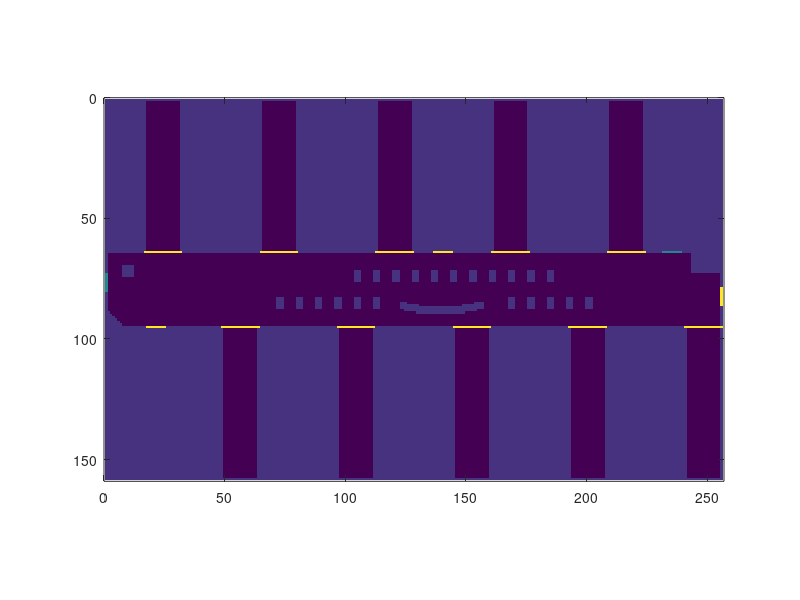

Reproduce this figure in MATLAB. (Note: this script raises an error after producing the figure.)
clear; clc;

% Flagfield definitions (multiple boundaries)
FLUID           = 0;
NO_SLIP         = 1;
FREE_SLIP       = 2;
OUTFLOW         = 3;

MOVING_WALL     = 10;

INFLOW          = 30;
INFLOW_1        = 31;
INFLOW_2        = 32;
INFLOW_3        = 33;
INFLOW_4        = 34;
INFLOW_5        = 35;

PRESSURE_IN     = 50;
PRESSURE_IN_1   = 51;
PRESSURE_IN_2   = 52;
PRESSURE_IN_3   = 53;
PRESSURE_IN_4   = 54;
PRESSURE_IN_5   = 55;

PARALLEL_BOUNDARY = 7;

%%%%%%%%%%%%%%%%%%%%%%%%%%%%%%%%%%%%%%%%%%%%%%%%%
% Set these:
x = 8;                          % size parameter
max_flag = 55;                  % maximum number that appears in flags
tables = true;                  % show tables
control_room = true;            % show the control room
library = true;                 % show the library
slides = true;                  % show the slides
HS1 = true;                     % show the Horsaal 1 cut

NORTH_DOOR      = INFLOW_1;     % main entrance
EAST_DOOR       = OUTFLOW;      % to LRZ
CANTINE_DOOR    = INFLOW_2;     % next to the cantine
SOUTH_DOOR      = OUTFLOW;      % next to the library, to LRZ
WEST_DOOR       = INFLOW_3;     % back entrance
%%%%%%%%%%%%%%%%%%%%%%%%%%%%%%%%%%%%%%%%%%%%%%%%%

% Dimensions for the hall and the wings
% l=length (x), w=width (y), h=height (z), d=distance
hall_l = 32*x;
hall_w = 4*x;
hall_h = 1;  

wing_l = 2*x;
wing_w = 8*x;
wing_h = 1;
wing_d = 4*x;

% Canvas size
Nx = hall_l;
Ny = wing_w - 1 + hall_w - 1 + wing_w;
Nz = hall_h;

% Initialize the canvas (MI building)
MI = NO_SLIP * ones(Nx, Ny, Nz);

% Construct the main hall
Hall = NO_SLIP * ones(hall_l, hall_w, hall_h);
Hall(2:hall_l-1, 2:hall_w-1, :) = FLUID;

% Add the doors
% North door (main entrance)
x_pos = 1 + 2*x + 1; % East boundary + 2*x + start
y_pos = 1;
door_size = x;
Hall(x_pos:x_pos+door_size-1, y_pos, :) = NORTH_DOOR;

% East door (LRZ)
x_pos = 1;
y_pos = hall_w - 2*x; % hall width - 2*x
door_size = x;
Hall(x_pos, y_pos:y_pos+door_size-1, :) = EAST_DOOR;

% Cantine door
x_pos = 1 + wing_l + 2*(wing_l + wing_d) + wing_l + x;
y_pos = hall_w;
door_size = x;
Hall(x_pos:x_pos+door_size-1, y_pos, :) = CANTINE_DOOR;

% South door (side door, library)
x_pos = hall_l-3*x;
y_pos = hall_w;
door_size = x;
Hall(x_pos:x_pos+door_size-1, y_pos, :) = SOUTH_DOOR;

% West door (back entrance)
x_pos = hall_l;
y_pos = 1 + x + 1;
door_size = x;
Hall(x_pos, y_pos:y_pos+door_size-1, :) = WEST_DOOR;

% Add the tables (at least x=4 is required)
if (tables)
    table_l = x/4;
    table_w = x/2;
    table_d = x;
    
    % North-east set (Rechnerhalle)
    table_start_x = wing_l + wing_d + wing_l + x; 
    table_start_y = 1 + x;
    start_x = table_start_x;
    end_x = start_x + table_l;
    start_y = table_start_y;
    end_y = start_y + table_w;
    Hall(start_x:end_x, start_y:end_y, :) = NO_SLIP;

    for i=1:5
        start_x = start_x + table_d;
        end_x = end_x + table_d;
        Hall(start_x:end_x, start_y:end_y, :) = NO_SLIP;
    end

    % North-west set (Tree)
    start_x = start_x + wing_l + wing_d;
    end_x = start_x + table_l;

    for i=1:5
        start_x = start_x + table_d;
        end_x = end_x + table_d;
        Hall(start_x:end_x, start_y:end_y, :) = NO_SLIP;
    end

    % South set (Cantine)
    start_x = 2*(wing_l + wing_d) + x;
    end_x = start_x + table_l;
    start_y = hall_w -1 -x - table_w + 1;
    end_y = start_y + table_w;
    Hall(start_x:end_x, start_y:end_y, :) = NO_SLIP;

    for i=1:10
        start_x = start_x + table_d;
        end_x = end_x + table_d;
        Hall(start_x:end_x, start_y:end_y, :) = NO_SLIP;
    end
end

% Control room
if (control_room)
    control_room_size = x/2;
    start_x = x;
    end_x = start_x + control_room_size;
    start_y = 3*x-2;
    end_y = start_y + control_room_size;
    Hall(start_x:end_x, start_y:end_y, :) = NO_SLIP;
end

% Library
if (library)
   library_l = 3*x/2;
   library_w = x;
   end_x = hall_l;
   start_x = end_x-library_l;
   end_y = hall_w;
   start_y = end_y-library_w;
   Hall(start_x:end_x, start_y:end_y, :) = NO_SLIP;   
end

% Slides
if (slides)
   slides_l = 6*x/6;
   start_x = 2*x;
   end_x = start_x + x/6;
   for i=-1*start_x:end_x
       j = floor(0.01*i^2);
       pos_x = i+17*x+3;
       pos_y = j+table_start_y-2;
       Hall(pos_x:pos_x+1,pos_y:pos_y+2,:) = NO_SLIP;
   end

end

% Horsaal 1
if (HS1)
   for i=1:x
      for j=1:i
          Hall(x-i+1,j,:) = NO_SLIP;
      end
   end
end


% Put the main hall in place
MI(: , wing_w:wing_w+hall_w-1, : ) = Hall;

% Construct a north wing
WingN = NO_SLIP * ones(wing_l, wing_w, wing_h);
WingN(2:wing_l-1, 2:wing_w-1, :) = FLUID;
% WingN(2:wing_l-1, wing_w, :) = FLUID;
WingN(1:wing_l, wing_w, :) = PARALLEL_BOUNDARY;

% Put the north wings in place
xpos = wing_l + wing_d + 1; % one wing + distance + east boundary
ypos = 1;
MI(xpos:xpos+wing_l-1, ypos:ypos+wing_w-1, :) = WingN; 

for i=2:5
    xpos = xpos + wing_l + wing_d;
    MI(xpos:xpos+wing_l-1, ypos:ypos+wing_w-1, :) = WingN; 
end

% Construct a south wing
WingS = NO_SLIP * ones(wing_l, wing_w, wing_h);
WingS(2:wing_l-1, 2:wing_w-1, :) = FLUID;
% WingS(2:wing_l-1, 1, :) = FLUID; 
WingS(1:wing_l, 1, :) = PARALLEL_BOUNDARY; 

% Put the south wings in place
xpos = wing_l + 1; % one wing + east boundary
ypos = wing_w -1 + hall_w;
MI(xpos:xpos+wing_l-1, ypos:ypos+wing_w-1, :) = WingS; 

for i=2:5
    xpos = xpos + wing_l + wing_d;
    MI(xpos:xpos+wing_l-1, ypos:ypos+wing_w-1, :) = WingS; 
end

% Visualize the domain
image(rot90(10*MI(:,:,1)));
axis equal
xlim([0 Nx + 1]) % x for the graph only
ylim([0 Ny + 1]) % y for the graph only

% Write pgm files
% Main Hall
n_cpus = 4; % Number of partitions-cpus for the main hall
hall_part_l = hall_l / n_cpus;
if (mod(hall_l, n_cpus) ~= 0)
    printf('Careful! Hall not divisible by number of cpus!')
end
x_start = 1;
x_end = hall_part_l;
y_start = wing_w;
y_end = y_start + hall_w -1;
part_0 = flipud(rot90([MI(x_start:x_end, y_start:y_end, :); PARALLEL_BOUNDARY*ones(1, hall_w, hall_h)]));
f_name = 'pgm/cpu_0.pgm';
f_id = fopen(f_name,'w');
fprintf(f_id, '%s\n', ['P3 ', num2str(size(part_0,2)), ' ', num2str(size(part_0,1)), ' ', num2str(max_flag)]);
fclose(f_id);
dlmwrite('pgm/cpu_0.pgm', part_0, '-append', 'delimiter', ' ')

file_id = 0;

for i=1:n_cpus-2
    file_id = file_id + 1;
    x_start = x_start + hall_part_l;
    x_end = x_end + hall_part_l;
    clear part_i
    part_i = flipud(rot90([PARALLEL_BOUNDARY*ones(1, hall_w, hall_h); MI(x_start:x_end, y_start:y_end, :); PARALLEL_BOUNDARY*ones(1, hall_w, hall_h)]));
    f_name = ['pgm/cpu_',num2str(file_id),'.pgm'];
    f_id = fopen(f_name,'w');
    fprintf(f_id, '%s\n', ['P3 ', num2str(size(part_i,2)), ' ', num2str(size(part_i,1)), ' ', num2str(max_flag)]);
    fclose(f_id);
    dlmwrite(f_name, part_i, '-append', 'delimiter', ' ')
end

file_id = file_id + 1;
x_start = x_start + hall_part_l;
x_end = x_end + hall_part_l;
part_n = flipud(rot90([PARALLEL_BOUNDARY*ones(1, hall_w, hall_h); MI(x_start:x_end, y_start:y_end, :)]));
f_name = ['pgm/cpu_',num2str(file_id),'.pgm'];
f_id = fopen(f_name,'w');
fprintf(f_id, '%s\n', ['P3 ', num2str(size(part_n,2)), ' ', num2str(size(part_n,1)), ' ', num2str(max_flag)]);
fclose(f_id);
dlmwrite(['pgm/cpu_',num2str(file_id),'.pgm'], part_n, '-append', 'delimiter', ' ')

% North wings
WingN(1, wing_w, :) = NO_SLIP;
WingN(2:wing_l-1, wing_w, :) = FLUID;
WingN(wing_l, wing_w, :) = NO_SLIP;
WingN_par = flipud(rot90([WingN PARALLEL_BOUNDARY * ones(wing_l, 1, wing_h)]));
file_id = file_id + 1;
f_name = ['pgm/cpu_',num2str(file_id),'.pgm'];
f_id = fopen(f_name,'w');
fprintf(f_id, '%s\n', ['P3 ', num2str(size(WingN_par,2)), ' ', num2str(size(WingN_par,1)), ' ', num2str(max_flag)]);
fclose(f_id);
dlmwrite(f_name, WingN_par, '-append', 'delimiter', ' ')

file_id = file_id + 1;
f_name = ['pgm/cpu_',num2str(file_id),'.pgm'];
f_id = fopen(f_name,'w');
fprintf(f_id, '%s\n', ['P3 ', num2str(size(WingN_par,2)), ' ', num2str(size(WingN_par,1)), ' ', num2str(max_flag)]);
fclose(f_id);
dlmwrite(f_name, WingN_par, '-append', 'delimiter', ' ')

file_id = file_id + 1;
f_name = ['pgm/cpu_',num2str(file_id),'.pgm'];
f_id = fopen(f_name,'w');
fprintf(f_id, '%s\n', ['P3 ', num2str(size(WingN_par,2)), ' ', num2str(size(WingN_par,1)), ' ', num2str(max_flag)]);
fclose(f_id);
dlmwrite(f_name, WingN_par, '-append', 'delimiter', ' ')

file_id = file_id + 1;
f_name = ['pgm/cpu_',num2str(file_id),'.pgm'];
f_id = fopen(f_name,'w');
fprintf(f_id, '%s\n', ['P3 ', num2str(size(WingN_par,2)), ' ', num2str(size(WingN_par,1)), ' ', num2str(max_flag)]);
fclose(f_id);
dlmwrite(f_name, WingN_par, '-append', 'delimiter', ' ')

file_id = file_id + 1;
f_name = ['pgm/cpu_',num2str(file_id),'.pgm'];
f_id = fopen(f_name,'w');
fprintf(f_id, '%s\n', ['P3 ', num2str(size(WingN_par,2)), ' ', num2str(size(WingN_par,1)), ' ', num2str(max_flag)]);
fclose(f_id);
dlmwrite(f_name, WingN_par, '-append', 'delimiter', ' ')

% South wings
WingS(1, 1, :) = NO_SLIP;
WingS(2:wing_l-1, 1, :) = FLUID; 
WingS(wing_l, 1, :) = NO_SLIP;
WingS_par = flipud(rot90([PARALLEL_BOUNDARY * ones(wing_l, 1, wing_h) WingS]));
file_id = file_id + 1;
f_name = ['pgm/cpu_',num2str(file_id),'.pgm'];
f_id = fopen(f_name,'w');
fprintf(f_id, '%s\n', ['P3 ', num2str(size(WingS_par,2)), ' ', num2str(size(WingS_par,1)), ' ', num2str(max_flag)]);
fclose(f_id);
dlmwrite(f_name,  WingS_par, '-append', 'delimiter', ' ')

file_id = file_id + 1;
f_name = ['pgm/cpu_',num2str(file_id),'.pgm'];
f_id = fopen(f_name,'w');
fprintf(f_id, '%s\n', ['P3 ', num2str(size(WingS_par,2)), ' ', num2str(size(WingS_par,1)), ' ', num2str(max_flag)]);
fclose(f_id);
dlmwrite(f_name, WingS_par, '-append', 'delimiter', ' ')

file_id = file_id + 1;
f_name = ['pgm/cpu_',num2str(file_id),'.pgm'];
f_id = fopen(f_name,'w');
fprintf(f_id, '%s\n', ['P3 ', num2str(size(WingS_par,2)), ' ', num2str(size(WingS_par,1)), ' ', num2str(max_flag)]);
fclose(f_id);
dlmwrite(f_name, WingS_par, '-append', 'delimiter', ' ')

file_id = file_id + 1;
f_name = ['pgm/cpu_',num2str(file_id),'.pgm'];
f_id = fopen(f_name,'w');
fprintf(f_id, '%s\n', ['P3 ', num2str(size(WingS_par,2)), ' ', num2str(size(WingS_par,1)), ' ', num2str(max_flag)]);
fclose(f_id);
dlmwrite(f_name, WingS_par, '-append', 'delimiter', ' ')

file_id = file_id + 1;
f_name = ['pgm/cpu_',num2str(file_id),'.pgm'];
f_id = fopen(f_name,'w');
fprintf(f_id, '%s\n', ['P3 ', num2str(size(WingS_par,2)), ' ', num2str(size(WingS_par,1)), ' ', num2str(max_flag)]);
fclose(f_id);
dlmwrite(f_name, WingS_par, '-append', 'delimiter', ' ')

